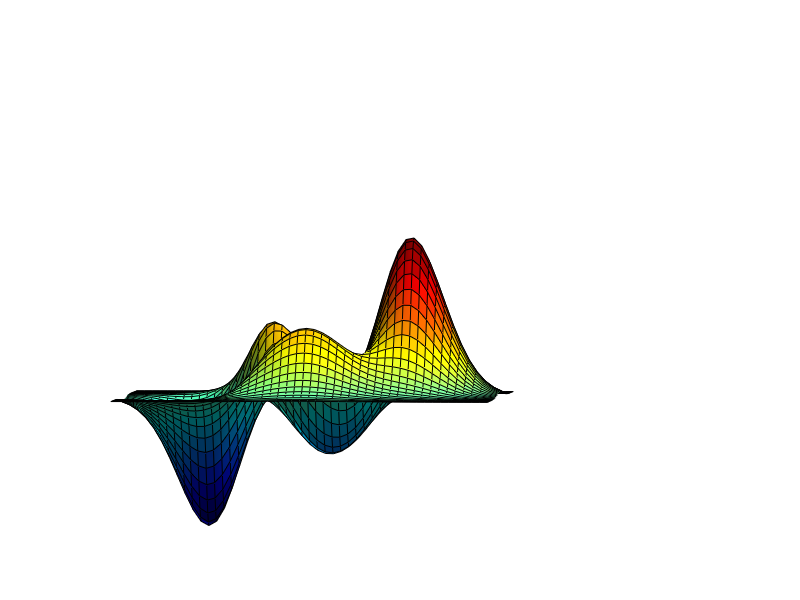

Source code (MATLAB):
%% MATLAB Camera Animation: Flying Around the Peaks Surface
% This script creates a 3D surface of the built-in 'peaks' function and
% animates the camera moving along the x-axis to create a "flyby" effect.

% Clean up workspace and prepare the figure
clear; close all; clc;

%% Create the surface
surf(peaks);
axis vis3d off;      % Keep aspect ratio, turn off axes
colormap(jet);       % Optional: vibrant colormap for better visual effect

%% Set up lighting (enhances depth perception)
light('Position', [1, 1, 1], 'Style', 'infinite');
lighting gouraud;
material dull;

%% Define camera animation parameters
cameraTarget = [25, 38, 8];    % Point the camera looks at (fixed)
yPosition    = 50;              % Constant y-coordinate of camera
zPosition    = 10;              % Constant z-coordinate of camera
xStart       = -200;            % Start x-position
xEnd         = 200;             % End x-position
stepSize     = 5;               % Step size for each frame
pauseTime    = 0.1;             % Pause between frames (seconds)

%% Animate camera movement along the x-axis
fprintf('Starting camera flyby from x = %d to x = %d\n', xStart, xEnd);
for x = xStart:stepSize:xEnd
    % Set camera target (look-at point)
    camtarget(cameraTarget);
    
    % Set camera position (moving only x coordinate)
    campos([x, yPosition, zPosition]);
    
    % Update the display
    drawnow;
    
    % Pause to control animation speed
    pause(pauseTime);
end

fprintf('Animation complete.\n');

% Optional: return to a default view at the end
% view(3);  % Uncomment to reset to default 3D view
